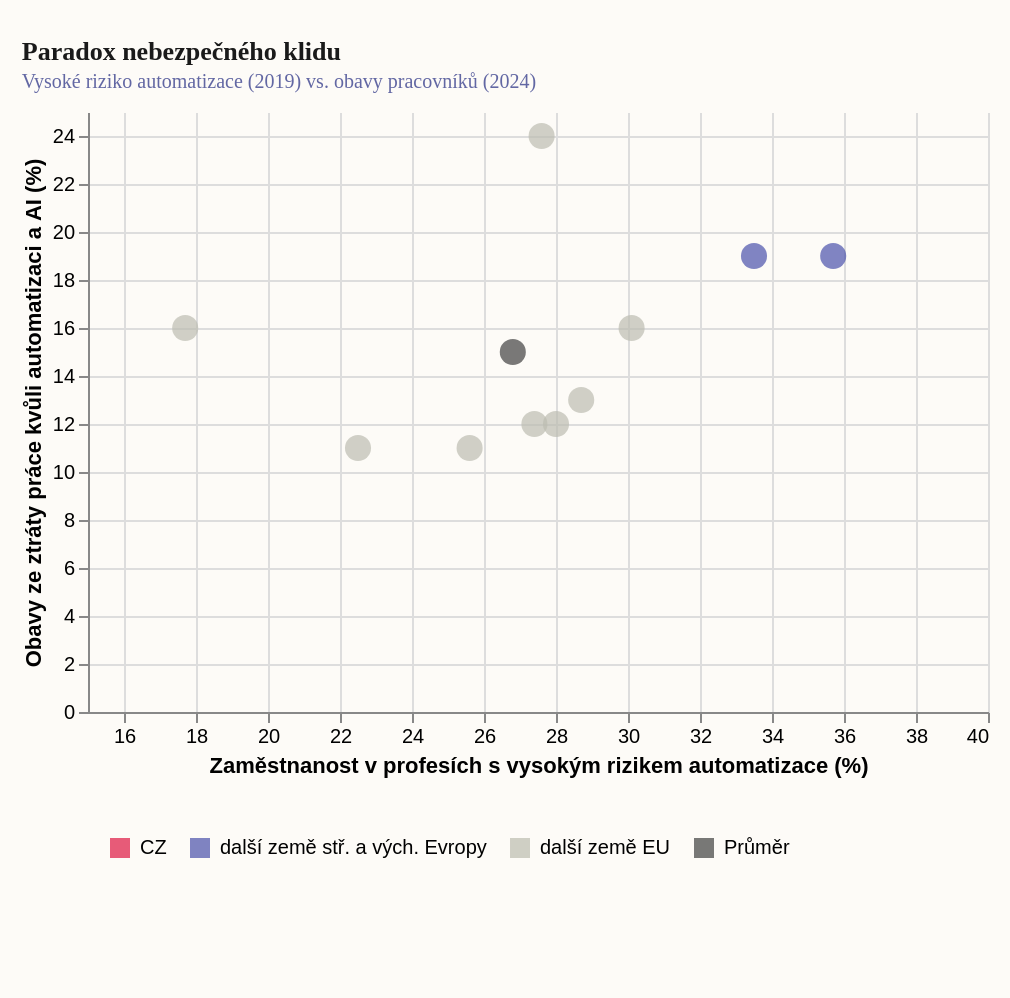

This figure's Vega-Lite source:
### Vega-Lite specification from a JSON file in a GitHub repository (floating-point values rounded to 4 significant figures)
{"_source": "[OECD Employment Outlook 2023, Fig. 4.20 – occupations at highest risk of automation, 2019](https://stat.link/xkr98z), [Cedefop 2024 – Fear of losing your job due to AI](https://digital-skills-jobs.europa.eu/en/latest/news/ai-changing-workplaces-slovakia)", "$schema": "https://vega.github.io/schema/vega-lite/v5.json", "description": "Paradox nebezpečného klidu: klasické automatizační riziko vs. obavy pracovníků ze ztráty práce kvůli automatizaci a AI", "width": 450, "height": 300, "padding": {"top": 20, "left": 10, "right": 10, "bottom": 60}, "autosize": {"type": "pad", "resize": true}, "background": "#fdfbf7", "title": {"text": "Paradox nebezpečného klidu", "subtitle": "Vysoké riziko automatizace (2019) vs. obavy pracovníků (2024)", "font": "Roboto Slab", "fontSize": 13, "fontWeight": "bold", "anchor": "start", "color": "#1a1a1a", "subtitleFont": "Work Sans", "subtitleFontSize": 10, "subtitleColor": "#6267a3", "offset": 10}, "data": {"values": [{"country": "Česko", "automation_risk": 35.2, "fear": 7, "cat": "Česko", "note": "OECD 2023: jedna z nejvyšších hodnot; Cedefop 2024: nejnižší obavy"}, {"country": "Slovensko", "automation_risk": 35.7, "fear": 19, "cat": "další země stř. a vých. Evropy", "note": "OECD 2023: jedna z nejvyšších hodnot; Cedefop 2024: 19 % obav"}, {"country": "Polsko", "automation_risk": 33.5, "fear": 19, "cat": "další země stř. a vých. Evropy", "note": "OECD 2023 StatLink; Cedefop 2024 chart"}, {"country": "Řecko", "automation_risk": 27.6, "fear": 24, "cat": "další země EU", "note": "OECD 2023: blízko průměru OECD; Cedefop 2024: nejvyšší obavy"}, {"country": "Portugalsko", "automation_risk": 30.1, "fear": 16, "cat": "další země EU", "note": "OECD 2023 StatLink; Cedefop 2024 chart"}, {"country": "Německo", "automation_risk": 28.7, "fear": 13, "cat": "další země EU", "note": "OECD 2023 StatLink; Cedefop 2024 chart"}, {"country": "Španělsko", "automation_risk": 28.0, "fear": 12, "cat": "další země EU", "note": "OECD 2023 StatLink; Cedefop 2024 chart"}, {"country": "Francie", "automation_risk": 27.4, "fear": 12, "cat": "další země EU", "note": "OECD 2023 StatLink; Cedefop 2024 chart"}, {"country": "Belgie", "automation_risk": 25.6, "fear": 11, "cat": "další země EU", "note": "OECD 2023 StatLink; Cedefop 2024 chart"}, {"country": "Irsko", "automation_risk": 22.5, "fear": 11, "cat": "další země EU", "note": "OECD 2023 StatLink; Cedefop 2024 chart"}, {"country": "Lucembursko", "automation_risk": 17.7, "fear": 16, "cat": "další země EU", "note": "OECD 2023: nejnižší automatizační riziko v grafu; Cedefop 2024 chart"}, {"country": "Referenční průměr", "automation_risk": 26.8, "fear": 15, "cat": "Průměr", "note": "OECD průměr automatizačního rizika; Cedefop uvádí průměr sledovaných zemí pod 15 %"}]}, "mark": {"type": "point", "size": 170, "filled": true}, "encoding": {"x": {"field": "automation_risk", "type": "quantitative", "title": "Zaměstnanost v profesích s vysokým rizikem automatizace (%)", "scale": {"domain": [15, 40]}, "axis": {}}, "y": {"field": "fear", "type": "quantitative", "title": "Obavy ze ztráty práce kvůli automatizaci a AI (%)", "scale": {"domain": [0, 25]}, "axis": {}}, "color": {"field": "cat", "type": "nominal", "scale": {"domain": ["CZ", "další země stř. a vých. Evropy", "další země EU", "Průměr"], "range": ["#de1743", "#4a51ab", "#bcbcb0", "#404040"]}, "legend": {"title": null, "orient": "bottom", "offset": 20, "symbolType": "square", "padding": 10}}, "tooltip": [{"field": "country", "title": "Země / reference"}, {"field": "automation_risk", "title": "Automatizační riziko (%)"}, {"field": "fear", "title": "Obavy (%)"}, {"field": "note", "title": "Poznámka"}]}, "config": {"view": {"stroke": "transparent"}}}
